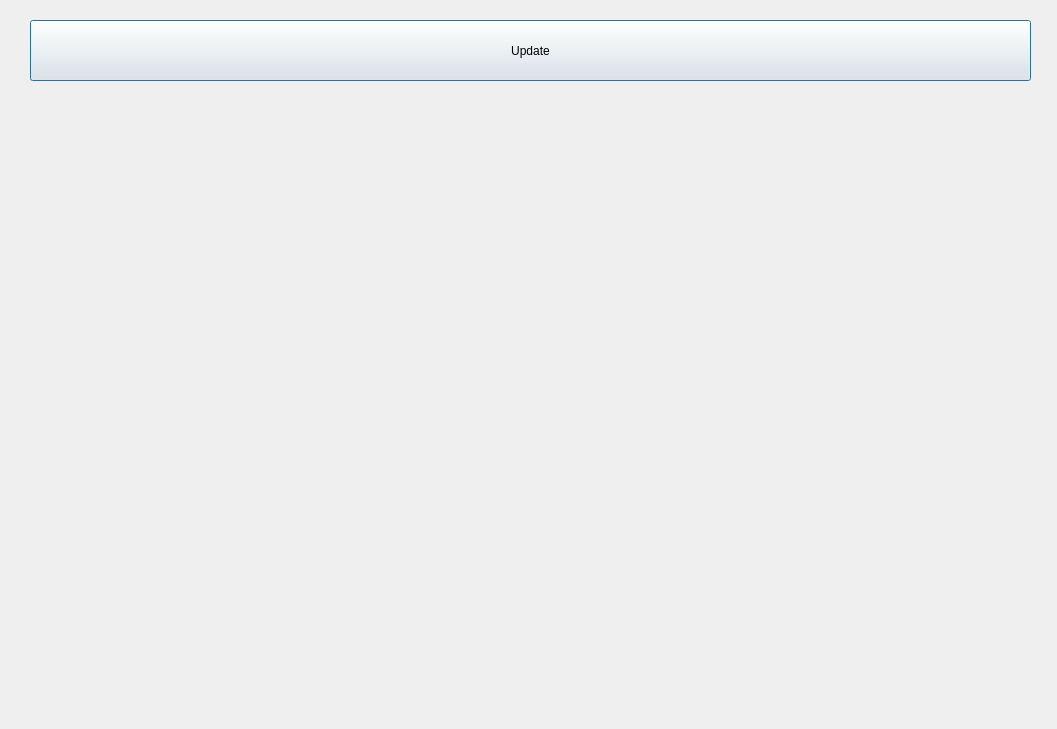
<?xml version="1.0" encoding="UTF-8"?>
<ui version="4.0">
 <class>GraphDialog</class>
 <widget class="QDialog" name="GraphDialog">
  <property name="geometry">
   <rect>
    <x>0</x>
    <y>0</y>
    <width>1057</width>
    <height>729</height>
   </rect>
  </property>
  <property name="windowTitle">
   <string>Graphs</string>
  </property>
  <widget class="QCustomPlot" name="scorePlot" native="true">
   <property name="geometry">
    <rect>
     <x>30</x>
     <y>100</y>
     <width>501</width>
     <height>301</height>
    </rect>
   </property>
  </widget>
  <widget class="QCustomPlot" name="timePlot" native="true">
   <property name="geometry">
    <rect>
     <x>30</x>
     <y>400</y>
     <width>501</width>
     <height>301</height>
    </rect>
   </property>
  </widget>
  <widget class="QCustomPlot" name="depthPlot" native="true">
   <property name="geometry">
    <rect>
     <x>530</x>
     <y>100</y>
     <width>501</width>
     <height>301</height>
    </rect>
   </property>
  </widget>
  <widget class="QCustomPlot" name="npsPlot" native="true">
   <property name="geometry">
    <rect>
     <x>530</x>
     <y>400</y>
     <width>501</width>
     <height>301</height>
    </rect>
   </property>
  </widget>
  <widget class="QPushButton" name="pushButton">
   <property name="geometry">
    <rect>
     <x>30</x>
     <y>20</y>
     <width>1001</width>
     <height>61</height>
    </rect>
   </property>
   <property name="text">
    <string>Update</string>
   </property>
  </widget>
 </widget>
 <customwidgets>
  <customwidget>
   <class>QCustomPlot</class>
   <extends>QWidget</extends>
   <header>qcustomplot.h</header>
   <container>1</container>
  </customwidget>
 </customwidgets>
 <resources/>
 <connections/>
</ui>
